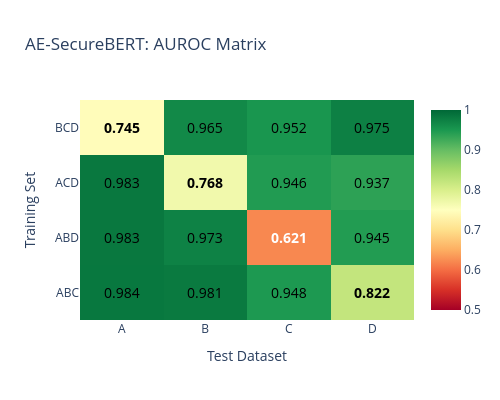
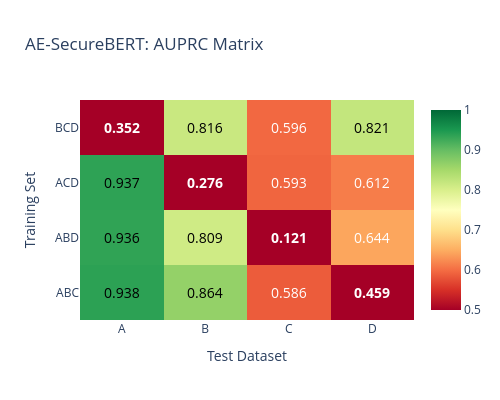
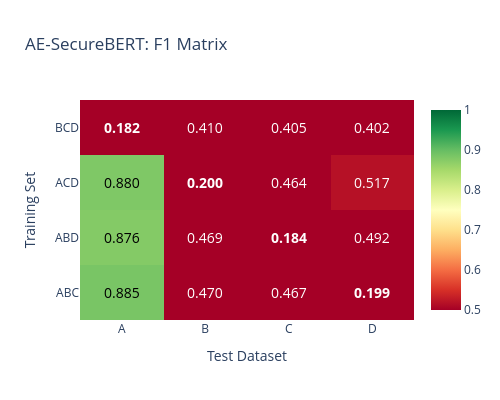

Notebook cell for these charts, in order:
### Markdown cell above
## AE-SecureBERT Results

### Code cell
ae_sbert_results = load_matrix_results(results_path, "ae_sbert")

fig_auroc = create_heatmap(ae_sbert_results["auroc"], "AE-SecureBERT: AUROC Matrix")
fig_auprc = create_heatmap(ae_sbert_results["auprc"], "AE-SecureBERT: AUPRC Matrix")
fig_f1 = create_heatmap(ae_sbert_results["f1"], "AE-SecureBERT: F1 Matrix")

fig_auroc.show()
fig_auprc.show()
fig_f1.show()

save_figure(fig_auroc, "ae_sbert_auroc")
save_figure(fig_auprc, "ae_sbert_auprc")
save_figure(fig_f1, "ae_sbert_f1")

### Figure 1 — Plotly figure (JSON) as saved in the notebook; plotly's stock layout.template omitted (floating-point values rounded to 4 significant figures)
{"data": [{"colorscale": [[0, "rgb(165,0,38)"], [0.1, "rgb(215,48,39)"], [0.2, "rgb(244,109,67)"], [0.3, "rgb(253,174,97)"], [0.4, "rgb(254,224,139)"], [0.5, "rgb(255,255,191)"], [0.6, "rgb(217,239,139)"], [0.7, "rgb(166,217,106)"], [0.8, "rgb(102,189,99)"], [0.9, "rgb(26,152,80)"], [1, "rgb(0,104,55)"]], "showscale": true, "type": "heatmap", "x": ["A", "B", "C", "D"], "y": ["ABC", "ABD", "ACD", "BCD"], "z": [[0.9837, 0.9813, 0.9481, 0.8216], [0.9834, 0.9727, 0.6209, 0.945], [0.9833, 0.7681, 0.9455, 0.9374], [0.7452, 0.9652, 0.9518, 0.9747]], "zmax": 1, "zmin": 0.5}], "layout": {"annotations": [{"font": {"color": "black", "size": 14, "weight": "normal"}, "showarrow": false, "text": "0.984", "x": "A", "y": "ABC"}, {"font": {"color": "black", "size": 14, "weight": "normal"}, "showarrow": false, "text": "0.981", "x": "B", "y": "ABC"}, {"font": {"color": "black", "size": 14, "weight": "normal"}, "showarrow": false, "text": "0.948", "x": "C", "y": "ABC"}, {"font": {"color": "black", "size": 14, "weight": "bold"}, "showarrow": false, "text": "0.822", "x": "D", "y": "ABC"}, {"font": {"color": "black", "size": 14, "weight": "normal"}, "showarrow": false, "text": "0.983", "x": "A", "y": "ABD"}, {"font": {"color": "black", "size": 14, "weight": "normal"}, "showarrow": false, "text": "0.973", "x": "B", "y": "ABD"}, {"font": {"color": "white", "size": 14, "weight": "bold"}, "showarrow": false, "text": "0.621", "x": "C", "y": "ABD"}, {"font": {"color": "black", "size": 14, "weight": "normal"}, "showarrow": false, "text": "0.945", "x": "D", "y": "ABD"}, {"font": {"color": "black", "size": 14, "weight": "normal"}, "showarrow": false, "text": "0.983", "x": "A", "y": "ACD"}, {"font": {"color": "black", "size": 14, "weight": "bold"}, "showarrow": false, "text": "0.768", "x": "B", "y": "ACD"}, {"font": {"color": "black", "size": 14, "weight": "normal"}, "showarrow": false, "text": "0.946", "x": "C", "y": "ACD"}, {"font": {"color": "black", "size": 14, "weight": "normal"}, "showarrow": false, "text": "0.937", "x": "D", "y": "ACD"}, {"font": {"color": "black", "size": 14, "weight": "bold"}, "showarrow": false, "text": "0.745", "x": "A", "y": "BCD"}, {"font": {"color": "black", "size": 14, "weight": "normal"}, "showarrow": false, "text": "0.965", "x": "B", "y": "BCD"}, {"font": {"color": "black", "size": 14, "weight": "normal"}, "showarrow": false, "text": "0.952", "x": "C", "y": "BCD"}, {"font": {"color": "black", "size": 14, "weight": "normal"}, "showarrow": false, "text": "0.975", "x": "D", "y": "BCD"}], "height": 400, "title": {"text": "AE-SecureBERT: AUROC Matrix"}, "width": 500, "xaxis": {"title": {"text": "Test Dataset"}}, "yaxis": {"title": {"text": "Training Set"}}}}

### Figure 2 — Plotly figure (JSON) as saved in the notebook; plotly's stock layout.template omitted (floating-point values rounded to 4 significant figures)
{"data": [{"colorscale": [[0, "rgb(165,0,38)"], [0.1, "rgb(215,48,39)"], [0.2, "rgb(244,109,67)"], [0.3, "rgb(253,174,97)"], [0.4, "rgb(254,224,139)"], [0.5, "rgb(255,255,191)"], [0.6, "rgb(217,239,139)"], [0.7, "rgb(166,217,106)"], [0.8, "rgb(102,189,99)"], [0.9, "rgb(26,152,80)"], [1, "rgb(0,104,55)"]], "showscale": true, "type": "heatmap", "x": ["A", "B", "C", "D"], "y": ["ABC", "ABD", "ACD", "BCD"], "z": [[0.9382, 0.8638, 0.5864, 0.4592], [0.9356, 0.8095, 0.1212, 0.6438], [0.9368, 0.2758, 0.5931, 0.6121], [0.3518, 0.8161, 0.5959, 0.8212]], "zmax": 1, "zmin": 0.5}], "layout": {"annotations": [{"font": {"color": "black", "size": 14, "weight": "normal"}, "showarrow": false, "text": "0.938", "x": "A", "y": "ABC"}, {"font": {"color": "black", "size": 14, "weight": "normal"}, "showarrow": false, "text": "0.864", "x": "B", "y": "ABC"}, {"font": {"color": "white", "size": 14, "weight": "normal"}, "showarrow": false, "text": "0.586", "x": "C", "y": "ABC"}, {"font": {"color": "white", "size": 14, "weight": "bold"}, "showarrow": false, "text": "0.459", "x": "D", "y": "ABC"}, {"font": {"color": "black", "size": 14, "weight": "normal"}, "showarrow": false, "text": "0.936", "x": "A", "y": "ABD"}, {"font": {"color": "black", "size": 14, "weight": "normal"}, "showarrow": false, "text": "0.809", "x": "B", "y": "ABD"}, {"font": {"color": "white", "size": 14, "weight": "bold"}, "showarrow": false, "text": "0.121", "x": "C", "y": "ABD"}, {"font": {"color": "white", "size": 14, "weight": "normal"}, "showarrow": false, "text": "0.644", "x": "D", "y": "ABD"}, {"font": {"color": "black", "size": 14, "weight": "normal"}, "showarrow": false, "text": "0.937", "x": "A", "y": "ACD"}, {"font": {"color": "white", "size": 14, "weight": "bold"}, "showarrow": false, "text": "0.276", "x": "B", "y": "ACD"}, {"font": {"color": "white", "size": 14, "weight": "normal"}, "showarrow": false, "text": "0.593", "x": "C", "y": "ACD"}, {"font": {"color": "white", "size": 14, "weight": "normal"}, "showarrow": false, "text": "0.612", "x": "D", "y": "ACD"}, {"font": {"color": "white", "size": 14, "weight": "bold"}, "showarrow": false, "text": "0.352", "x": "A", "y": "BCD"}, {"font": {"color": "black", "size": 14, "weight": "normal"}, "showarrow": false, "text": "0.816", "x": "B", "y": "BCD"}, {"font": {"color": "white", "size": 14, "weight": "normal"}, "showarrow": false, "text": "0.596", "x": "C", "y": "BCD"}, {"font": {"color": "black", "size": 14, "weight": "normal"}, "showarrow": false, "text": "0.821", "x": "D", "y": "BCD"}], "height": 400, "title": {"text": "AE-SecureBERT: AUPRC Matrix"}, "width": 500, "xaxis": {"title": {"text": "Test Dataset"}}, "yaxis": {"title": {"text": "Training Set"}}}}

### Figure 3 — Plotly figure (JSON) as saved in the notebook; plotly's stock layout.template omitted (floating-point values rounded to 4 significant figures)
{"data": [{"colorscale": [[0, "rgb(165,0,38)"], [0.1, "rgb(215,48,39)"], [0.2, "rgb(244,109,67)"], [0.3, "rgb(253,174,97)"], [0.4, "rgb(254,224,139)"], [0.5, "rgb(255,255,191)"], [0.6, "rgb(217,239,139)"], [0.7, "rgb(166,217,106)"], [0.8, "rgb(102,189,99)"], [0.9, "rgb(26,152,80)"], [1, "rgb(0,104,55)"]], "showscale": true, "type": "heatmap", "x": ["A", "B", "C", "D"], "y": ["ABC", "ABD", "ACD", "BCD"], "z": [[0.8853, 0.4701, 0.4667, 0.1995], [0.8763, 0.4691, 0.1835, 0.4916], [0.8803, 0.1998, 0.4635, 0.5174], [0.1821, 0.4099, 0.4049, 0.4024]], "zmax": 1, "zmin": 0.5}], "layout": {"annotations": [{"font": {"color": "black", "size": 14, "weight": "normal"}, "showarrow": false, "text": "0.885", "x": "A", "y": "ABC"}, {"font": {"color": "white", "size": 14, "weight": "normal"}, "showarrow": false, "text": "0.470", "x": "B", "y": "ABC"}, {"font": {"color": "white", "size": 14, "weight": "normal"}, "showarrow": false, "text": "0.467", "x": "C", "y": "ABC"}, {"font": {"color": "white", "size": 14, "weight": "bold"}, "showarrow": false, "text": "0.199", "x": "D", "y": "ABC"}, {"font": {"color": "black", "size": 14, "weight": "normal"}, "showarrow": false, "text": "0.876", "x": "A", "y": "ABD"}, {"font": {"color": "white", "size": 14, "weight": "normal"}, "showarrow": false, "text": "0.469", "x": "B", "y": "ABD"}, {"font": {"color": "white", "size": 14, "weight": "bold"}, "showarrow": false, "text": "0.184", "x": "C", "y": "ABD"}, {"font": {"color": "white", "size": 14, "weight": "normal"}, "showarrow": false, "text": "0.492", "x": "D", "y": "ABD"}, {"font": {"color": "black", "size": 14, "weight": "normal"}, "showarrow": false, "text": "0.880", "x": "A", "y": "ACD"}, {"font": {"color": "white", "size": 14, "weight": "bold"}, "showarrow": false, "text": "0.200", "x": "B", "y": "ACD"}, {"font": {"color": "white", "size": 14, "weight": "normal"}, "showarrow": false, "text": "0.464", "x": "C", "y": "ACD"}, {"font": {"color": "white", "size": 14, "weight": "normal"}, "showarrow": false, "text": "0.517", "x": "D", "y": "ACD"}, {"font": {"color": "white", "size": 14, "weight": "bold"}, "showarrow": false, "text": "0.182", "x": "A", "y": "BCD"}, {"font": {"color": "white", "size": 14, "weight": "normal"}, "showarrow": false, "text": "0.410", "x": "B", "y": "BCD"}, {"font": {"color": "white", "size": 14, "weight": "normal"}, "showarrow": false, "text": "0.405", "x": "C", "y": "BCD"}, {"font": {"color": "white", "size": 14, "weight": "normal"}, "showarrow": false, "text": "0.402", "x": "D", "y": "BCD"}], "height": 400, "title": {"text": "AE-SecureBERT: F1 Matrix"}, "width": 500, "xaxis": {"title": {"text": "Test Dataset"}}, "yaxis": {"title": {"text": "Training Set"}}}}
